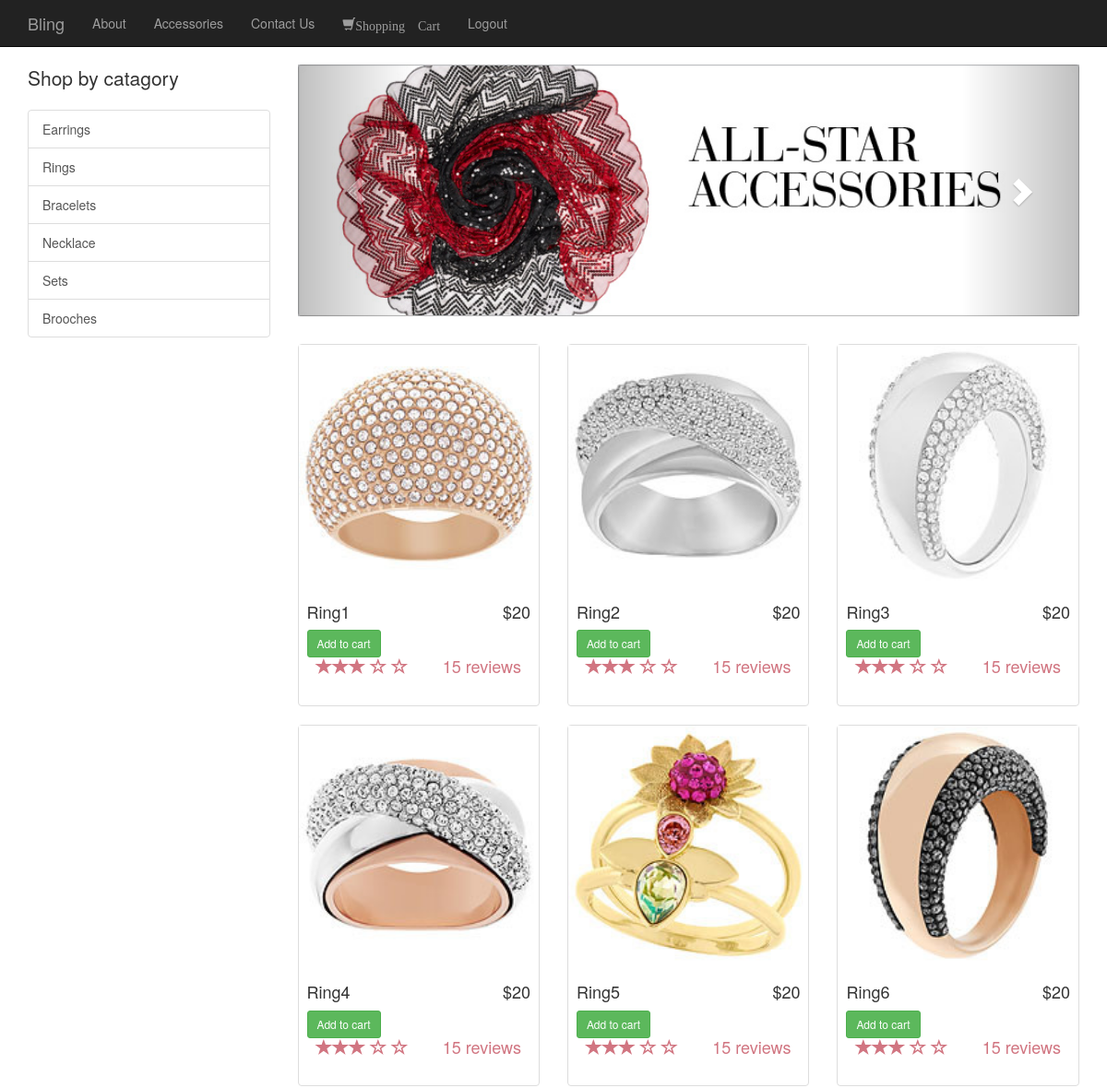
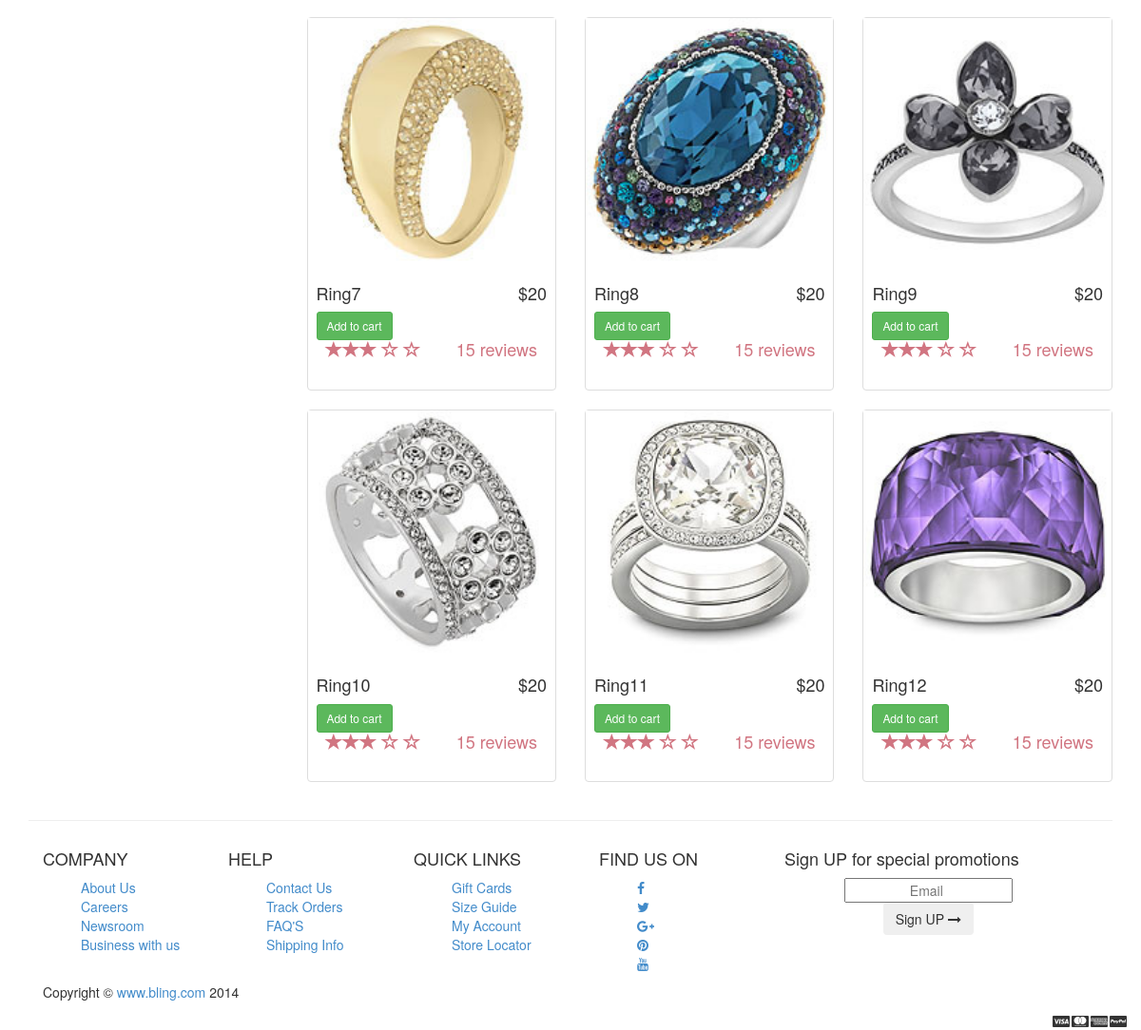
Screenshot of /ring.php with the database file from the repository (2 pictures, top to bottom).
### tables this page shows
CREATE TABLE `accessories` (
  `id` int(11) NOT NULL AUTO_INCREMENT,
  `catagoryid` varchar(45) DEFAULT NULL,
  `name` varchar(45) DEFAULT NULL,
  `price` varchar(45) DEFAULT NULL,
  `description` varchar(45) DEFAULT NULL,
  `quantity` varchar(45) DEFAULT NULL,
  `reviews` int(11) DEFAULT NULL,
  `imgpath` varchar(100) DEFAULT NULL,
  PRIMARY KEY (`id`)
);

### ring.php (the view, shortened to what this page needs)
<!DOCTYPE html>
<html lang="en">
	<head>
		<link rel="stylesheet" type="text/css" href="css/style.css">
		<link href="css/bootstrap.min.css" rel="stylesheet">
		<link href="css/shop-homepage.css" rel="stylesheet">
	</head>
	<body>
		<nav class="navbar navbar-inverse navbar-fixed-top" role="navigation">
			<div class="container">
				<div class="navbar-header">
					<a class="navbar-brand" href="home.php">Bling</a>
				</div>
				<div class="collapse navbar-collapse" id="bs-example-navbar-collapse-1">
					<ul class="nav navbar-nav">
						<li>
							<a href="about.php">About</a>
						</li>
						<li>
							<a href="accessories.php">Accessories</a>
						</li>
						<li>
							<a href="contact.php">Contact Us</a>
						</li>
						<li>
							<a href="cart.php" class="glyphicon glyphicon-shopping-cart">Shopping Cart</a>
						</li>
						<li>
							<a href="logout.php">Logout</a>
						</li>
					</ul>
				</div>
			</div>
		</nav>
		<div class="container">
			<div class="row">
				<div class="col-md-3">
					<p class="lead">Shop by catagory</p>
					<div class="list-group">
						<a href="earrings.php" class="list-group-item">Earrings</a>
						<a href="ring.php" class="list-group-item">Rings</a>
						<a href="bracelet.php" class="list-group-item">Bracelets</a>
						<a href="necklace.php" class="list-group-item">Necklace</a>
						<a href="sets.php" class="list-group-item">Sets</a>
						<a href="brooches.php" class="list-group-item">Brooches</a>
					</div>
				</div>
				<div class="col-md-9">
					<div class="row carousel-holder">
						<div class="col-md-12">
							<div id="carousel-example-generic" class="carousel slide" data-ride="carousel">
								<ol class="carousel-indicators">
									<li data-target="#carousel-example-generic" data-slide-to="0" class="active"></li>
									<li data-target="#carousel-example-generic" data-slide-to="1"></li>
									<li data-target="#carousel-example-generic" data-slide-to="2"></li>
								</ol>
								<div class="carousel-inner">
									<div class="item active">
										<img class="slide-image" src="images/slide_1.jpg" alt="">
									</div>
								</div>
								<a class="left carousel-control" href="#carousel-example-generic" data-slide="prev">
								<span class="glyphicon glyphicon-chevron-left"></span>
								</a>
								<a class="right carousel-control" href="#carousel-example-generic" data-slide="next">
								<span class="glyphicon glyphicon-chevron-right"></span>
								</a>
							</div>
						</div>
					</div>
					<div class="row">
						<?php
							require("config.php");
							$current_url = base64_encode($url="http://".$_SERVER['HTTP_HOST'].$_SERVER['REQUEST_URI']);
							$query = "SELECT
										id,
										name,
										price,
										description,
										imgpath,
										quantity,
										reviews
									FROM accessories where catagoryid=2";
							$resultSet = $mydb->query($query, MYSQLI_STORE_RESULT);
							while ($row = $resultSet->fetch_assoc())
							{
								echo '<div class="col-sm-4 col-lg-4 col-md-4">';
								echo '<div class="thumbnail">';
								echo '<img src="'.$row['imgpath'].'" alt="">';
								echo '<div class="caption">';
								echo '<h4 class="pull-right">$'.$row['price'].'</h4>';
								echo '<h4><p>'.$row['name'].'<p>';
								echo '<h4><a href="addtocart.php?type=add&accid='.$row['id'].'&accqty='.$row['quantity'].'&return_url='.$current_url.'" class="btn btn-success btn-sm">'.'Add to cart'.'</a>';
								echo ' <div class="ratings">';
								 echo '<p class="pull-right">15 reviews</p>';
							                            echo '<p>';
							                               echo ' <span class="glyphicon glyphicon-star"></span>';
							                                echo '<span class="glyphicon glyphicon-star"></span>';
							                                echo '<span class="glyphicon glyphicon-star"></span>';
							                               echo ' <span class="glyphicon glyphicon-star-empty"></span>';
							                               echo ' <span class="glyphicon glyphicon-star-empty"></span>';
							                           echo ' </p>';
								echo '</div>';
								echo '</div>';
								echo '</div>';
								echo '</div>';
							}
							?>
					</div>
				</div>
			</div>
		</div>
		<div class="container">
			<hr>
			<link href="//maxcdn.bootstrapcdn.com/font-awesome/4.2.0/css/font-awesome.min.css" rel="stylesheet">
			<div class="footer" id="footer">
				<div class="container">
					<div class="row">
						<div class="col-lg-2  col-md-2 col-sm-4 col-xs-6">
							<h4> COMPANY </h4>
							<ul>
								<li> <a href="#"> About Us </a> </li>
								<li> <a href="#"> Careers </a> </li>
								<li> <a href="#"> Newsroom </a> </li>
								<li> <a href="#"> Business with us </a> </li>
							</ul>
						</div>
						<div class="col-lg-2  col-md-2 col-sm-4 col-xs-6">
							<h4>HELP </h4>
							<ul>
								<li> <a href="#"> Contact Us </a> </li>
								<li> <a href="#"> Track Orders </a> </li>
								<li> <a href="#"> FAQ'S </a> </li>
								<li> <a href="#"> Shipping Info </a> </li>
							</ul>
						</div>
						<div class="col-lg-2  col-md-2 col-sm-4 col-xs-6">
							<h4> QUICK LINKS</h4>
							<ul>
								<li> <a href="#"> Gift Cards </a> </li>
								<li> <a href="#"> Size Guide</a> </li>
								<li> <a href="#"> My Account</a> </li>
								<li> <a href="#"> Store Locator </a> </li>
							</ul>
						</div>
						<div class="col-lg-2  col-md-2 col-sm-4 col-xs-6 ">
							<h4> FIND US ON </h4>
							<ul class="social">
								<li> <a href="#"> <i class=" fa fa-facebook">   </i> </a> </li>
								<li> <a href="#"> <i class="fa fa-twitter">   </i> </a> </li>
								<li> <a href="#"> <i class="fa fa-google-plus">   </i> </a> </li>
								<li> <a href="#"> <i class="fa fa-pinterest">   </i> </a> </li>
								<li> <a href="#"> <i class="fa fa-youtube">   </i> </a> </li>
							</ul>
						</div>
						<div class="col-lg-3  col-md-3 col-sm-6 col-xs-12 ">
							<h4> Sign UP for special promotions </h4>
							<ul>
								<li>
									<div class="input-append newsletter-box text-center">
										<input type="text" class="full text-center" placeholder="Email ">
										<button class="btn  bg-gray" type="button"> Sign UP <i class="fa fa-long-arrow-right"> </i> </button>
									</div>
								</li>
							</ul>
						</div>
					</div>
				</div>
			</div>
			<div class="footer-bottom">
				<div class="container">
					<p>Copyright &copy; <a href="home.php">www.bling.com</a> 2014</p>
					<div class="pull-right">
						<ul class="nav nav-pills payments">
							<li><i class="fa fa-cc-visa"></i></li>
							<li><i class="fa fa-cc-mastercard"></i></li>
							<li><i class="fa fa-cc-amex"></i></li>
							<li><i class="fa fa-cc-paypal"></i></li>
						</ul>
					</div>
				</div>
			</div>
		</div>
	</body>
</html>

### css/style.css (style rules this page uses)
body { height: 100%; width: 100%; margin-left:auto; margin-right:auto; background-repeat: no-repeat; }
li { list-style-type:none; }

### css/shop-homepage.css (style rules this page uses)
body { padding-top: 70px; }
.slide-image { width: 100%; }
.carousel-holder { margin-bottom: 30px; }
.carousel-control, .item { border-radius: 4px; }
.caption { height: 130px; overflow: hidden; }
.caption h4 { white-space: nowrap; }
.thumbnail img { width: 100%; }
.ratings { padding-right: 10px; padding-left: 10px; color: #d17581; }
.thumbnail { padding: 0; }

### rows the page displays
accessories: imgpath (picture), price "20", name "Ring1"
accessories: imgpath (picture), price "20", name "Ring2"
accessories: imgpath (picture), price "20", name "Ring3"
accessories: imgpath (picture), price "20", name "Ring4"
accessories: imgpath (picture), price "20", name "Ring5"
accessories: imgpath (picture), price "20", name "Ring6"
accessories: imgpath (picture), price "20", name "Ring7"
accessories: imgpath (picture), price "20", name "Ring8"
accessories: imgpath (picture), price "20", name "Ring9"
accessories: imgpath (picture), price "20", name "Ring10"
accessories: imgpath (picture), price "20", name "Ring11"
accessories: imgpath (picture), price "20", name "Ring12"
